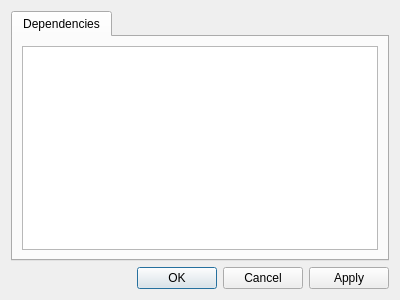
<?xml version="1.0" encoding="UTF-8"?>
<ui version="4.0">
 <class>Maditor::View::Dialogs::ModulePropertiesDialog</class>
 <widget class="QDialog" name="Maditor::View::Dialogs::ModulePropertiesDialog">
  <property name="geometry">
   <rect>
    <x>0</x>
    <y>0</y>
    <width>400</width>
    <height>300</height>
   </rect>
  </property>
  <property name="windowTitle">
   <string>Properties - Module '%1'</string>
  </property>
  <layout class="QVBoxLayout" name="verticalLayout">
   <item>
    <widget class="QTabWidget" name="tabWidget">
     <property name="tabPosition">
      <enum>QTabWidget::North</enum>
     </property>
     <property name="currentIndex">
      <number>0</number>
     </property>
     <widget class="QWidget" name="dependenciesTab">
      <attribute name="title">
       <string>Dependencies</string>
      </attribute>
      <layout class="QGridLayout" name="gridLayout">
       <item row="0" column="0">
        <widget class="QListWidget" name="dependenciesList"/>
       </item>
      </layout>
     </widget>
    </widget>
   </item>
   <item>
    <widget class="QDialogButtonBox" name="buttonBox">
     <property name="orientation">
      <enum>Qt::Horizontal</enum>
     </property>
     <property name="standardButtons">
      <set>QDialogButtonBox::Apply|QDialogButtonBox::Cancel|QDialogButtonBox::Ok</set>
     </property>
    </widget>
   </item>
  </layout>
 </widget>
 <resources/>
 <connections>
  <connection>
   <sender>buttonBox</sender>
   <signal>accepted()</signal>
   <receiver>Maditor::View::Dialogs::ModulePropertiesDialog</receiver>
   <slot>accept()</slot>
   <hints>
    <hint type="sourcelabel">
     <x>248</x>
     <y>254</y>
    </hint>
    <hint type="destinationlabel">
     <x>157</x>
     <y>274</y>
    </hint>
   </hints>
  </connection>
  <connection>
   <sender>buttonBox</sender>
   <signal>rejected()</signal>
   <receiver>Maditor::View::Dialogs::ModulePropertiesDialog</receiver>
   <slot>reject()</slot>
   <hints>
    <hint type="sourcelabel">
     <x>316</x>
     <y>260</y>
    </hint>
    <hint type="destinationlabel">
     <x>286</x>
     <y>274</y>
    </hint>
   </hints>
  </connection>
 </connections>
 <slots>
  <slot>apply()</slot>
 </slots>
</ui>
